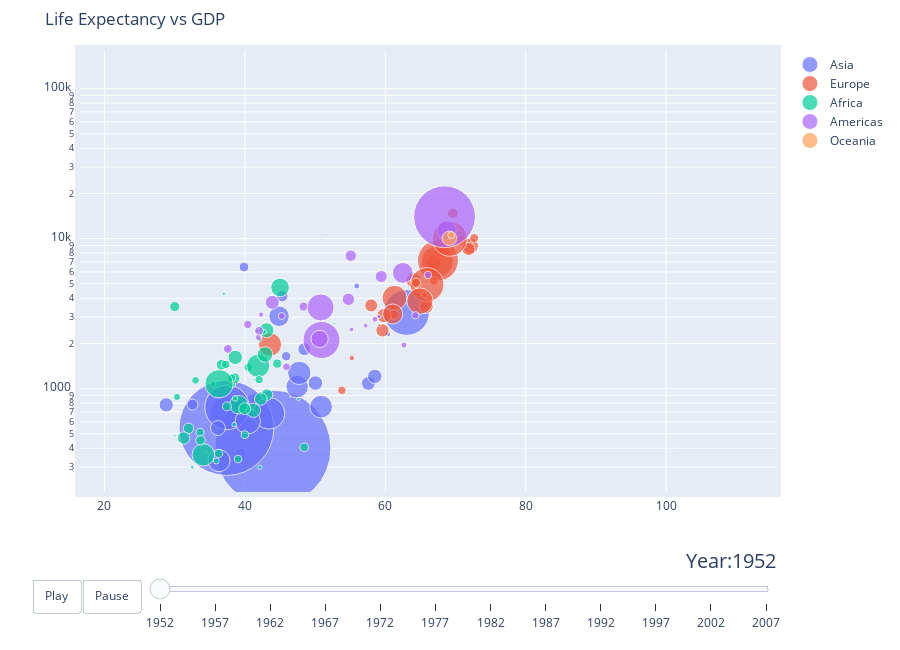

Notebook code for this chart:
### Code cell
import warnings
warnings.filterwarnings('ignore')

# Suppress warning messages
figure = bubbleplot(dataset=data,
                    y_column='gdpPercap',
                    x_column='lifeExp',
                    bubble_column='continent',
                    time_column='year',
                    size_column='pop',
                    color_column='continent',
                    title='Life Expectancy vs GDP',
                    y_logscale=True,
                    scale_bubble=5,
                    height=650)

# Create a bubble plot using the specified columns from the dataset
py.iplot(figure, config={'scrollzoom': True})

### Figure 1 — Plotly figure (JSON) as saved in the notebook; plotly's stock layout.template omitted (floating-point values rounded to 4 significant figures)
{"data": [{"marker": {"size": [8425333, 120447, 46886859, 4693836, 556263527, 2125900, 372000000, 82052000, 17272000, 5441766, 1620914, 86459025, 607914, 8865488, 20947571, 160000, 1439529, 6748378, 800663, 20092996, 9182536, 507833, 41346560, 22438691, 4005677, 1127000, 7982342, 3661549, 8550362, 21289402, 26246839, 1030585, 4963829], "sizemode": "area", "sizeref": 82420.0}, "mode": "markers", "name": "Asia", "text": ["Asia", "Asia", "Asia", "Asia", "Asia", "Asia", "Asia", "Asia", "Asia", "Asia", "Asia", "Asia", "Asia", "Asia", "Asia", "Asia", "Asia", "Asia", "Asia", "Asia", "Asia", "Asia", "Asia", "Asia", "Asia", "Asia", "Asia", "Asia", "Asia", "Asia", "Asia", "Asia", "Asia"], "type": "scatter", "x": [28.8, 50.94, 37.48, 39.42, 44, 60.96, 37.37, 37.47, 44.87, 45.32, 65.39, 63.03, 43.16, 50.06, 47.45, 55.56, 55.93, 48.46, 42.24, 36.32, 36.16, 37.58, 43.44, 47.75, 39.88, 60.4, 57.59, 45.88, 58.5, 50.85, 40.41, 43.16, 32.55], "y": [779.4, 9867.0, 684.2, 368.5, 400.4, 3054.0, 546.6, 749.7, 3035.0, 4130.0, 4087.0, 3217.0, 1547.0, 1088.0, 1031.0, 108400.0, 4835.0, 1831.0, 786.6, 331, 545.9, 1828.0, 684.6, 1273.0, 6460.0, 2315.0, 1084.0, 1643.0, 1207.0, 757.8, 605.1, 1516.0, 781.7]}, {"marker": {"size": [1282697, 6927772, 8730405, 2791000, 7274900, 3882229, 9125183, 4334000, 4090500, 42459667, 69145952, 7733250, 9504000, 147962, 2952156, 47666000, 413834, 10381988, 3327728, 25730551, 8526050, 16630000, 6860147, 3558137, 1489518, 28549870, 7124673, 4815000, 22235677, 50430000], "sizemode": "area", "sizeref": 82420.0}, "mode": "markers", "name": "Europe", "text": ["Europe", "Europe", "Europe", "Europe", "Europe", "Europe", "Europe", "Europe", "Europe", "Europe", "Europe", "Europe", "Europe", "Europe", "Europe", "Europe", "Europe", "Europe", "Europe", "Europe", "Europe", "Europe", "Europe", "Europe", "Europe", "Europe", "Europe", "Europe", "Europe", "Europe"], "type": "scatter", "x": [55.23, 66.8, 68, 53.82, 59.6, 61.21, 66.87, 70.78, 66.55, 67.41, 67.5, 65.86, 64.03, 72.49, 66.91, 65.94, 59.16, 72.13, 72.67, 61.31, 59.82, 61.05, 58.0, 64.36, 65.57, 64.94, 71.86, 69.62, 43.59, 69.18], "y": [1601.0, 6137.0, 8343.0, 973.5, 2444.0, 3119.0, 6876.0, 9692.0, 6425.0, 7030.0, 7144.0, 3531.0, 5264.0, 7268.0, 5210.0, 4931.0, 2648.0, 8942.0, 10100.0, 4029.0, 3068.0, 3145.0, 3581.0, 5075.0, 4215.0, 3834.0, 8528.0, 14730.0, 1969.0, 9980.0]}, {"marker": {"size": [9279525, 4232095, 1738315, 442308, 4469979, 2445618, 5009067, 1291695, 2682462, 153936, 14100005, 854885, 2977019, 63149, 22223309, 216964, 1438760, 20860941, 420702, 284320, 5581001, 2664249, 580653, 6464046, 748747, 863308, 1019729, 4762912, 2917802, 3838168, 1022556, 516556, 9939217, 6446316, 485831, 3379468, 33119096, 257700, 2534927, 60011, 2755589, 2143249, 2526994, 14264935, 8504667, 290243, 8322925, 1219113, 3647735, 5824797, 2672000, 3080907], "sizemode": "area", "sizeref": 82420.0}, "mode": "markers", "name": "Africa", "text": ["Africa", "Africa", "Africa", "Africa", "Africa", "Africa", "Africa", "Africa", "Africa", "Africa", "Africa", "Africa", "Africa", "Africa", "Africa", "Africa", "Africa", "Africa", "Africa", "Africa", "Africa", "Africa", "Africa", "Africa", "Africa", "Africa", "Africa", "Africa", "Africa", "Africa", "Africa", "Africa", "Africa", "Africa", "Africa", "Africa", "Africa", "Africa", "Africa", "Africa", "Africa", "Africa", "Africa", "Africa", "Africa", "Africa", "Africa", "Africa", "Africa", "Africa", "Africa", "Africa"], "type": "scatter", "x": [43.08, 30.02, 38.22, 47.62, 31.98, 39.03, 38.52, 35.46, 38.09, 40.72, 39.14, 42.11, 40.48, 34.81, 41.89, 34.48, 35.93, 34.08, 37.0, 30, 43.15, 33.61, 32.5, 42.27, 42.14, 38.48, 42.72, 36.68, 36.26, 33.69, 40.54, 50.99, 42.87, 31.29, 41.73, 37.44, 36.32, 52.72, 40, 46.47, 37.28, 30.33, 32.98, 45.01, 38.63, 41.41, 41.22, 38.6, 44.6, 39.98, 42.04, 48.45], "y": [2449.0, 3521.0, 1063.0, 851.2, 543.3, 339.3, 1173.0, 1071.0, 1179.0, 1103.0, 780.5, 2126.0, 1389.0, 2670.0, 1419.0, 375.6, 328.9, 362.1, 4293.0, 485.2, 911.3, 510.2, 299.9, 853.5, 298.8, 575.6, 2388.0, 1443.0, 369.2, 452.3, 743.1, 1968.0, 1688.0, 468.5, 2424.0, 761.9, 1077.0, 2719.0, 493.3, 879.6, 1450.0, 879.8, 1136.0, 4725.0, 1616.0, 1148.0, 716.7, 859.8, 1468.0, 734.8, 1147.0, 406.9]}, {"marker": {"size": [17876956, 2883315, 56602560, 14785584, 6377619, 12350771, 926317, 6007797, 2491346, 3548753, 2042865, 3146381, 3201488, 1517453, 1426095, 30144317, 1165790, 940080, 1555876, 8025700, 2227000, 662850, 157553000, 2252965, 5439568], "sizemode": "area", "sizeref": 82420.0}, "mode": "markers", "name": "Americas", "text": ["Americas", "Americas", "Americas", "Americas", "Americas", "Americas", "Americas", "Americas", "Americas", "Americas", "Americas", "Americas", "Americas", "Americas", "Americas", "Americas", "Americas", "Americas", "Americas", "Americas", "Americas", "Americas", "Americas", "Americas", "Americas"], "type": "scatter", "x": [62.48, 40.41, 50.92, 68.75, 54.74, 50.64, 57.21, 59.42, 45.93, 48.36, 45.26, 42.02, 37.58, 41.91, 58.53, 50.79, 42.31, 55.19, 62.65, 43.9, 64.28, 59.1, 68.44, 66.07, 55.09], "y": [5911.0, 2677.0, 2109.0, 11370.0, 3940.0, 2144.0, 2627.0, 5587.0, 1398.0, 3522.0, 3048.0, 2428.0, 1840.0, 2195.0, 2899.0, 3478.0, 3112.0, 2480.0, 1952.0, 3759.0, 3082.0, 3023.0, 13990.0, 5717.0, 7690.0]}, {"marker": {"size": [8691212, 1994794], "sizemode": "area", "sizeref": 82420.0}, "mode": "markers", "name": "Oceania", "text": ["Oceania", "Oceania"], "type": "scatter", "x": [69.12, 69.39], "y": [10040.0, 10560.0]}], "layout": {"height": 650, "hovermode": "closest", "margin": {"b": 50, "pad": 5, "t": 50}, "showlegend": true, "sliders": [{"active": 0, "currentvalue": {"font": {"size": 20}, "prefix": "Year:", "visible": true, "xanchor": "right"}, "len": 0.9, "pad": {"b": 10, "t": 50}, "steps": [{"args": [[1952], {"frame": {"duration": 300, "redraw": false}, "mode": "immediate", "transition": {"duration": 300}}], "label": "1952", "method": "animate"}, {"args": [[1957], {"frame": {"duration": 300, "redraw": false}, "mode": "immediate", "transition": {"duration": 300}}], "label": "1957", "method": "animate"}, {"args": [[1962], {"frame": {"duration": 300, "redraw": false}, "mode": "immediate", "transition": {"duration": 300}}], "label": "1962", "method": "animate"}, {"args": [[1967], {"frame": {"duration": 300, "redraw": false}, "mode": "immediate", "transition": {"duration": 300}}], "label": "1967", "method": "animate"}, {"args": [[1972], {"frame": {"duration": 300, "redraw": false}, "mode": "immediate", "transition": {"duration": 300}}], "label": "1972", "method": "animate"}, {"args": [[1977], {"frame": {"duration": 300, "redraw": false}, "mode": "immediate", "transition": {"duration": 300}}], "label": "1977", "method": "animate"}, {"args": [[1982], {"frame": {"duration": 300, "redraw": false}, "mode": "immediate", "transition": {"duration": 300}}], "label": "1982", "method": "animate"}, {"args": [[1987], {"frame": {"duration": 300, "redraw": false}, "mode": "immediate", "transition": {"duration": 300}}], "label": "1987", "method": "animate"}, {"args": [[1992], {"frame": {"duration": 300, "redraw": false}, "mode": "immediate", "transition": {"duration": 300}}], "label": "1992", "method": "animate"}, {"args": [[1997], {"frame": {"duration": 300, "redraw": false}, "mode": "immediate", "transition": {"duration": 300}}], "label": "1997", "method": "animate"}, {"args": [[2002], {"frame": {"duration": 300, "redraw": false}, "mode": "immediate", "transition": {"duration": 300}}], "label": "2002", "method": "animate"}, {"args": [[2007], {"frame": {"duration": 300, "redraw": false}, "mode": "immediate", "transition": {"duration": 300}}], "label": "2007", "method": "animate"}], "transition": {"duration": 300, "easing": "cubic-in-out"}, "x": 0.1, "xanchor": "left", "y": 0, "yanchor": "top"}], "title": {"text": "Life Expectancy vs GDP"}, "updatemenus": [{"buttons": [{"args": [null, {"frame": {"duration": 500, "redraw": false}, "fromcurrent": true, "transition": {"duration": 300, "easing": "quadratic-in-out"}}], "label": "Play", "method": "animate"}, {"args": [[null], {"frame": {"duration": 0, "redraw": false}, "mode": "immediate", "transition": {"duration": 0}}], "label": "Pause", "method": "animate"}], "direction": "left", "pad": {"r": 10, "t": 87}, "showactive": false, "type": "buttons", "x": 0.1, "xanchor": "right", "y": 0, "yanchor": "top"}], "xaxis": {"autorange": false, "range": [16.52, 115.6]}, "yaxis": {"autorange": false, "range": [2.311, 5.257], "type": "log"}}}
